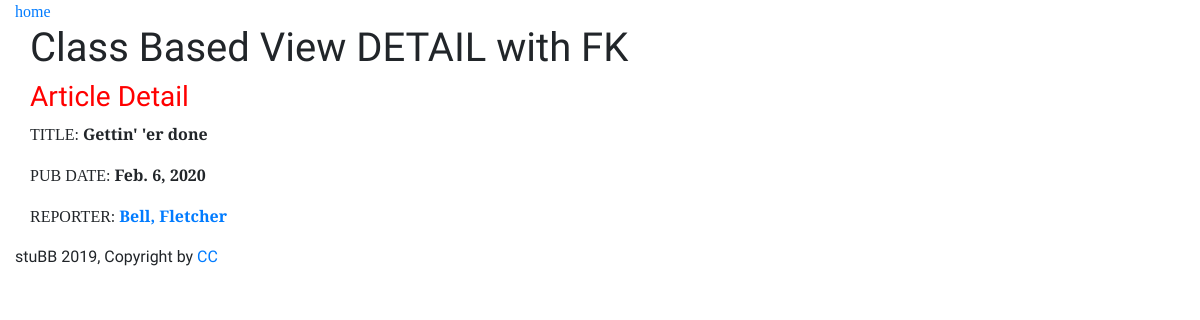
The app's page /views-sandbox/articles/3 with its own data.
### viewssandbox/models.py (models this page shows, shortened)
class Article(models.Model):
  reporter = models.ForeignKey(Reporter, on_delete=models.CASCADE)
  title = models.CharField(max_length=100)
  pub_date = models.DateField()
  class Meta:
    ordering =('title',)

class Reporter(models.Model):
  f_name = models.CharField(max_length=100)
  l_name = models.CharField(max_length=100)
  def __str__(self):
    return '{0}, {1}'.format(self.l_name, self.f_name)

### viewssandbox/views.py (the view)
# urls.py: path('articles/<int:pk>', views.ArticleDetailView.as_view(), name ='article-detail'),
class ArticleDetailView(generic.DetailView):
  model = Article
  template_name = 'viewssandbox/article_detail.html'

### viewssandbox/templates/viewssandbox/article_detail.html (shortened to what this page needs)
{% extends 'viewssandbox/base.html' %}
{% block content %}
  <h1>Class Based View DETAIL with FK</h1>
  <h3>Article Detail</h3>
  <p>TITLE: <strong>{{ article.title }}</strong></p>
<p>PUB DATE: <strong>{{ article.pub_date }}</strong></p>
  <p>REPORTER: <a href="#"><strong>{{ article.reporter }}</strong></a></p>
{% endblock %}

### viewssandbox/static/styles/viewssandbox.css (style rules this page uses)
body { font-family: 'Cormorant', serif; }
h1, h3, footer { font-family: 'Darker Grotesque', sans-serif; }
h3 { color: red; }

### records on screen
Article: title "Gettin' 'er done", pub_date "Feb. 6, 2020", reporter "Bell, Fletcher"
